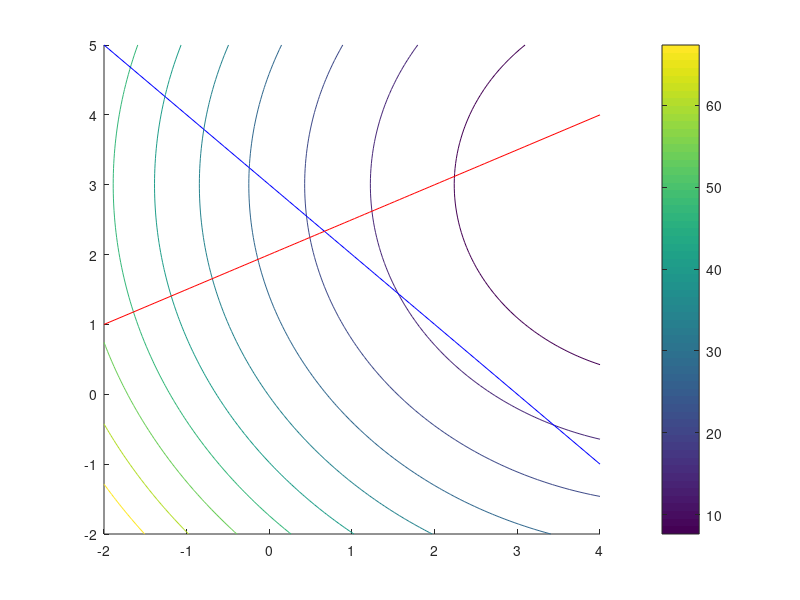

Write the MATLAB code that produced this figure. (Note: this script raises an error after producing the figure.)
%% Plot problem and constraints
% Objective function
f = @(x) (x(1) - 5).^2 + (x(2) - 3).^2;

x1 = linspace(-2,4,100);
x2 = linspace(-2,5,100);
[X1,X2] = meshgrid(x1,x2);
for ii =1:length(x1)
    for jj =1:length(x2)
        Z(ii,jj) = f([X1(ii,jj),X2(ii,jj)]);
    end
end
figure(1)
hold on;
contour(X1,X2,Z)

% Constraint 1
cx1 = @(x) 3 - x;
xx = linspace(-2,4,100);
plot(xx,cx1(xx),'b')

% Constraint 2
cx2 = @(x) (4 + x)./2;
xx = linspace(-2,4,100);
plot(xx,cx2(xx),'r')
colorbar;

%% Solve and plot auxillary problem
% ~~~ solver Options ~~~
method = 'DFP';           % Method
tol = 1e-6;                   % Tolerance
x = [2;-1.5];                   % Initial point
epsilon = [1,.1,.01]; % Strategy
solhist = [x];

% Solver
for ii =1:length(epsilon)
    aux = @(x) f(x) + epsilon(ii).*barrierP3(x);
    
    if strcmp(method, 'fminunc')
        x = fminunc(aux , x);
    else
        [x , ~] = nonlinearmin(aux , x , method , tol , 0);
    end
    
    solhist = [solhist,x];
end
hold on;
% Visualize results
for ii =1:(length(solhist(1,:))-1)
    plot(solhist(1,ii),solhist(2,ii),'r*')
    plot([solhist(1,ii),solhist(1,ii+1)],...
         [solhist(2,ii),solhist(2,ii+1)],'r')
end

